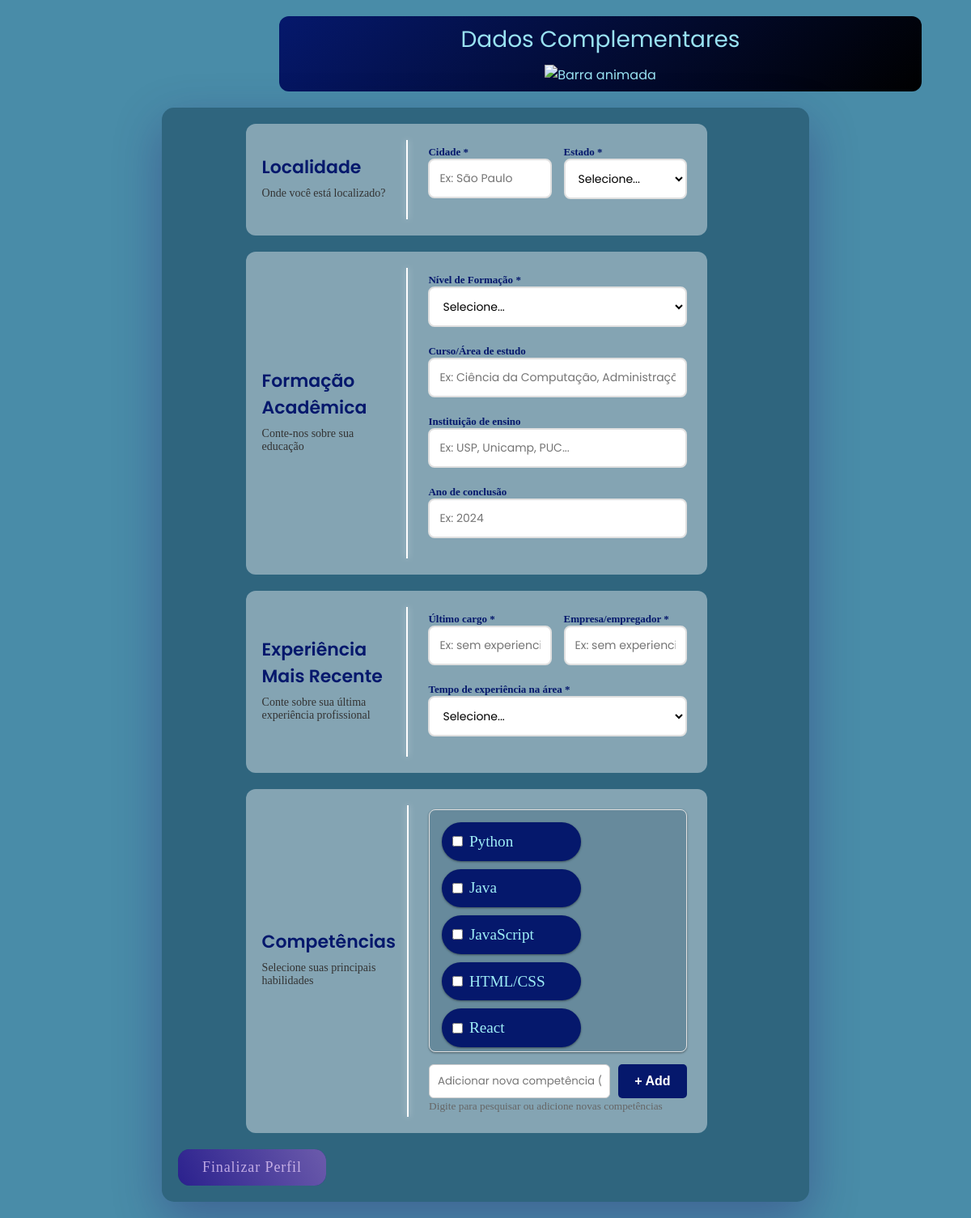
The page /questionario/1 on the database its author committed.
### tables this page shows
CREATE TABLE competencias
(
    id_competencia INTEGER PRIMARY KEY AUTOINCREMENT,
    nome TEXT
);

### routes/questionario.py (the view)
@bp_questionario_comp.route('/questionario/<int:id_func>')
def questionario_pag(id_func):
    conn = conectar_banco()
    cursor = conn.cursor()
    cursor.execute("SELECT * FROM competencias")
    comps = cursor.fetchall()
    conn.close()
    return render_template('questionario.html', id_func=id_func, competencias=comps)

### database.py (called while the page is built)
def conectar_banco():
    conn = sqlite3.connect(DB_PATH)
    conn.execute("PRAGMA foreign_keys = ON;")
    return conn

### templates/questionario.html (shortened to what this page needs)
<!doctype html>
<html lang="pt-br">
  <head>
    <link rel="stylesheet" href="../static/css/questionario.css" />
  </head>
  <body>
    <div class="header">
      <p>Dados Complementares</p>
      <img
        src="https://web.archive.org/web/20091025005617im_/http://geocities.com/RodeoDrive/9200/ANIBAR.GIF"
        alt="Barra animada"
        class="gif-header"
      />
    </div>
    <div class="form">
      <form action="/salvar_questionario" method="POST" id="questionarioForm">
        <div class="container">
          <div class="secao-active" id="secao" data-secao="0">
            <div class="secao-header">
              <h2> Localidade</h2>
              <div class="secao-subtitle">Onde você está localizado?</div>
            </div>
            <div class="secao-content">
              <div class="campo-row">
                <div class="campo">
                  <label>Cidade <span class="obrigatorio">*</span></label>
                  <input
                    type="text"
                    name="cidade"
                    required
                    placeholder="Ex: São Paulo"
                  />
                </div>
                <div class="campo">
                  <label>Estado <span class="obrigatorio">*</span></label>
                  <select name="estado" required>
                    <option value="">Selecione...</option>
                  </select>
                </div>
              </div>
            </div>
          </div>
          <div class="secao-formacao" id="secao" data-secao="1">
            <div class="secao-header">
              <h2> Formação Acadêmica</h2>
              <div class="secao-subtitle">Conte-nos sobre sua educação</div>
            </div>
            <div class="secao-content">
              <div class="campo">
                <label
                  >Nível de Formação <span class="obrigatorio">*</span></label
                >
                <select name="formacao" required>
                  <option value="">Selecione...</option>
                </select>
              </div>
              <div class="campo">
                <label>Curso/Área de estudo</label>
                <input
                  type="text"
                  name="curso"
                  placeholder="Ex: Ciência da Computação, Administração..."
                />
              </div>
              <div class="campo">
                <label>Instituição de ensino</label>
                <input
                  type="text"
                  name="instituicao"
                  placeholder="Ex: USP, Unicamp, PUC..."
                />
              </div>
              <div class="campo">
                <label>Ano de conclusão</label>
                <input
                  type="number"
                  name="ano_conclusao"
                  min="1950"
                  max="2030"
                  placeholder="Ex: 2024"
                />
              </div>
            </div>
          </div>
          <div class="secao-experiencia" id="secao" data-secao="2">
            <div class="secao-header">
              <h2> Experiência Mais Recente</h2>
              <div class="secao-subtitle">
                Conte sobre sua última experiência profissional
              </div>
            </div>
            <div class="secao-content">
              <div class="campo-row">
                <div class="campo">
                  <label>Último cargo <span class="obrigatorio">*</span></label>
                  <input
                    type="text"
                    name="ultimo_cargo"
                    required
                    placeholder="Ex: sem experiencia, Desenvolvedor Pleno..."
                  />
                </div>
                <div class="campo">
                  <label
                    >Empresa/empregador
                    <span class="obrigatorio">*</span></label
                  >
                  <input
                    type="text"
                    name="ultima_empresa"
                    required
                    placeholder="Ex: sem experiencia, Google, Microsoft..."
                  />
                </div>
              </div>
              <div class="campo">
                <label
                  >Tempo de experiência na área
                  <span class="obrigatorio">*</span></label
                >
                <select name="tempo_experiencia" required>
                  <option value="">Selecione...</option>
                </select>
              </div>
            </div>
          </div>
          <div class="secao-competencias" id="secao" data-secao="3">
            <div class="secao-header">
              <h2> Competências</h2>
              <div class="secao-subtitle">
                Selecione suas principais habilidades
              </div>
            </div>
            <div class="secao-content">
              <div id="lista-competencias" class="competencias-lista">
                {% for c in competencias %}
                <div class="competencia-item">
                  <input
                    type="checkbox"
                    name="competencias"
                    value="{{ c[0] }}"
                    id="comp_{{ c[0] }}"
                  />
                  <label for="comp_{{ c[0] }}">{{ c[1] }}</label>
                </div>
                {% endfor %}
              </div>
              <div class="nova-competencia">
                <input
                  type="text"
                  id="input_nova_comp"
                  placeholder="Adicionar nova competência (ex: Photoshop, Inglês...)"
                />
                <button type="button" onclick="adicionarCompetencia()">
                  + Add
                </button>
              </div>
              <small style="color: #666"
                >Digite para pesquisar ou adicione novas competências</small
              >
            </div>
          </div>
          <div class="container-btn">
            <div class="btn" id="divSubmit">
              <button type="submit" class="btn-submit">Finalizar Perfil</button>
            </div>
          </div>
        </div>
      </form>
    </div>
  </body>
</html>

### static/css/questionario.css (style rules this page uses)
* { margin: 0; padding: 0; box-sizing: border-box; }
.header { background: linear-gradient(135deg, #05186c 0%, #000000 100%); color: #99E2F2; padding: 8px; border-radius: 12px; text-align: center; width: 794px; margin-left: 325px; font-family: 'Poppins', sans-serif; }
.header p { font-size: 28px; margin-bottom: 10px; }
body { background: #498CA8; padding: 20px; min-height: 100vh; }
.container { max-width: 800px; margin: 0 auto; border-radius: 15px; box-shadow: 0 20px 60px rgba(39, 2, 99, 0.3); background: #0322355d 97.09%; margin-top: 20px; padding: 20px; }
#secao { padding: 0; background: rgba(255, 255, 255, 0.406); border-radius: 12px; margin-bottom: 20px; margin-left: 11%; width: 75%; display: flex; flex-direction: row; align-items: stretch; overflow: hidden; }
.secao-header { width: 35%; display: flex; flex-direction: column; justify-content: center; padding: 30px 20px; text-align: left; margin-bottom: 8px; }
.secao-header .secao-subtitle { text-align: left; color: #333; font-size: 14px; padding-bottom: 0; margin-bottom: 0; display: block; }
.secao-header h2 { font-family: 'Poppins', sans-serif; font-weight: 600; font-size: 22px; color: #05186c; margin-bottom: 8px; }
.secao-content { width: 65%; padding: 25px; overflow-y: auto; }
.secao-content .campo { margin-bottom: 20px; }
.secao-content .campo-row { display: grid; grid-template-columns: 1fr 1fr; gap: 15px; }
.secao-content label { color: #05186c; font-weight: 600; font-size: 13px; }
.secao-content input, .secao-content select { background: white; border: 1px solid #ccc; border-radius: 6px; padding: 10px; font-family: 'Poppins', sans-serif; }
.btn-submit { position: relative; font-family: inherit; font-weight: 500; font-size: 18px; letter-spacing: 0.05em; border-radius: 0.8em; cursor: pointer; border: none; background: #05186c; color: ghostwhite; overflow: hidden; }
.btn-submit::before, .btn-submit::after { position: absolute; top: 0; left: 0; width: 100%; height: 100%; z-index: 0; }
.btn-submit::before { content: ""; background: linear-gradient(to right, #5929b86d, #b48bd898); width: 120%; left: -10%; transform: skew(30deg); transition: transform 0.4s cubic-bezier(0.3, 1, 0.8, 1); }
.campo input, .campo select, .campo textarea { width: 100%; padding: 12px; border: 2px solid #e0e0e0; border-radius: 8px; font-size: 14px; transition: all 0.3s; }
.competencias-lista { display: grid; grid-template-columns: repeat(auto-fill, minmax(150px, 1fr)); gap: 10px; max-height: 300px; overflow-y: auto; padding: 15px; background: #0535513a; border-radius: 8px; border: 1px solid #e0e0e0; box-shadow: #00000044 0px 1px 3px, #00000035 0px 1px 2px; }
.competencia-item { display: flex; align-items: center; gap: 8px; padding: 0.8rem; background: #05186c; border-radius: 2rem; cursor: pointer; transition: all 0.2s; width: 60%; box-shadow: #00000044 0px 1px 3px, #00000035 0px 1px 2px; }
.competencia-item label { color: rgb(159, 238, 247); }
.competencia-item input { width: auto; margin: 0; }
.competencia-item label { margin: 0; font-weight: normal; cursor: pointer; flex: 1; font-style: bold; font-size: 1.2rem; }
.nova-competencia { margin-top: 15px; display: flex; gap: 10px; }
.nova-competencia input { flex: 1; width: 10px; }
.nova-competencia button { padding: 10px 20px; background: #05186c; color: white; border: none; border-radius: 5px; cursor: pointer; font-weight: 600; }
button { padding: 12px 30px; border: none; border-radius: 8px; cursor: pointer; font-size: 16px; font-weight: 600; transition: all 0.3s; }

### rows shown on the page
competencias: nome "Python"
competencias: nome "Java"
competencias: nome "JavaScript"
competencias: nome "HTML/CSS"
competencias: nome "React"
